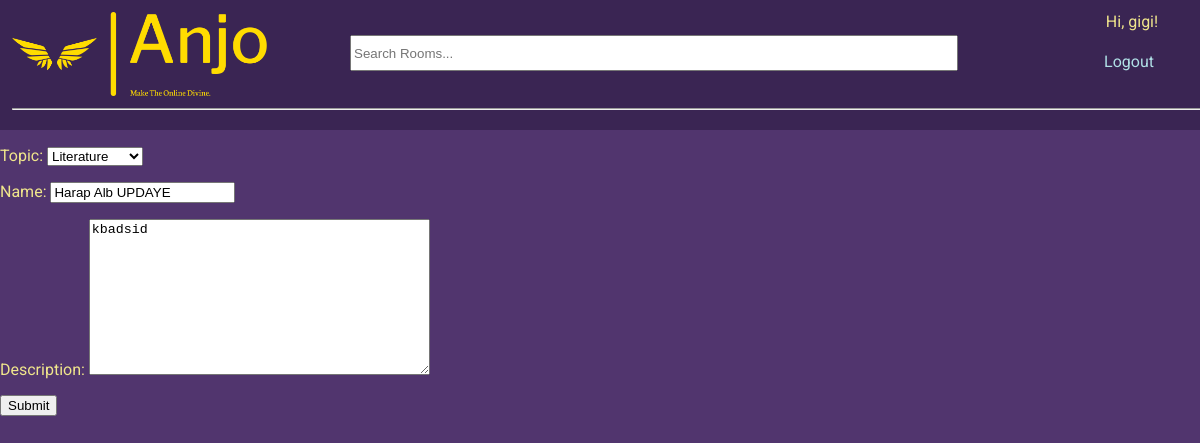
/update-room/17/ (signed in), run on the app's committed database.
### base/models.py (models this page shows, shortened)
class Room(models.Model):
    host = models.ForeignKey(User, on_delete=models.SET_NULL, null=True)
    topic = models.ForeignKey(Topic, on_delete=models.SET_NULL, null=True)
    name = models.CharField(max_length=200)
    description = models.TextField(null=True, blank=True)
    participants = models.ManyToManyField(User, related_name='participants', blank=True) # the users currently active in the room
    updated = models.DateTimeField(auto_now=True)
    created = models.DateTimeField(auto_now_add=True)
    class Meta:
        ordering = ['-updated', '-created'] # newest updated item should come first

class Topic(models.Model):
    name = models.CharField(max_length=200, unique=True)
    def __str__(self):
        return self.name

### base/views.py (the view)
# urls.py: path('update-room/<str:pk>/', views.updateRoom, name="update-room"),
@login_required(login_url='login')
def updateRoom(request, pk):
    room = Room.objects.get(id=pk)
    form = RoomForm(instance=room)
    if request.user != room.host and not request.user.is_superuser:
        return HttpResponse("You cannot modify another user's room!")
    if request.method == 'POST':
        form = RoomForm(request.POST, instance=room)
        if form.is_valid():
            form.save()
            return redirect('home')
    context = {'form': form}
    return render(request, 'base/room_form.html', context)

### base/forms.py
class RoomForm(ModelForm):
    class Meta:
        model = Room
        fields = '__all__'
        exclude = ['host', 'participants']

### base/templates/base/room_form.html (shortened to what this page needs)
{% extends 'main.html' %}
{% block content %}
<div>
    <form method="POST" action="">
        {{form.as_p}}
        <input type="submit" value="Submit" />
    </form>
</div>
{% endblock content %}

### templates/navbar.html
{% load static %}
<nav>
    <div class="container-fluid">
        <div class="row" id="topnav">
            <ul>
                <li>
                    <a href="/"><img id="logo" src="{% static 'images\logo-no-background.png' %}" alt=""></a>
                </li>
                <li>
                    <form method="GET" action="{% url 'home' %}">
                        <input id="searchbar" type="text" name="q" placeholder="Search Rooms..." />
                    </form>
                </li>
                {% if request.user.is_authenticated %}
                <li style="float: right;">
                    Hi, {{ request.user.username }}!
                    <a  style="position: relative; top: 40px; right: 58px;" href="{% url 'logout' %}" style="float: right; padding-right: 20px;" >Logout</a>
                </li>
                {% else %}
                <li style="float: right;">
                    You are not logged in!
                    <a style="position: relative; top: 35px; right: 156px;" href="{% url 'login' %}">Login</a>
                </li>
                {% endif %}
                <hr>
            </ul>
        </div>
    </div>
</nav>

### static/css/main.css (style rules this page uses)
:root { font-family: 'Roboto','Franklin Gothic Medium', 'Arial Narrow', Arial, sans-serif; }
body { background-color: rgb(81, 53, 110); color: khaki; margin: 0; width: 100vw; height: 100vh; }
ul li { display: inline-block; }
#topnav ul { list-style-type: none; margin: 0; margin-left: auto; background-color: rgba(6, 3, 21, 0.297); padding: 1%; display:inline-block; width: 100%; }
#logo { width: 255px; height: auto; }
#searchbar { width: 600px; height: 30px; position: absolute; top: 35px; left: 350px; }
a { text-decoration: none; }
a:link { color: powderblue; }

### data on the page
Room: topic "Literature", description "kbadsid"
Topic: name "Harap Alb UPDAYE"

### other printed values
{{ request.user.username }} "gigi"
